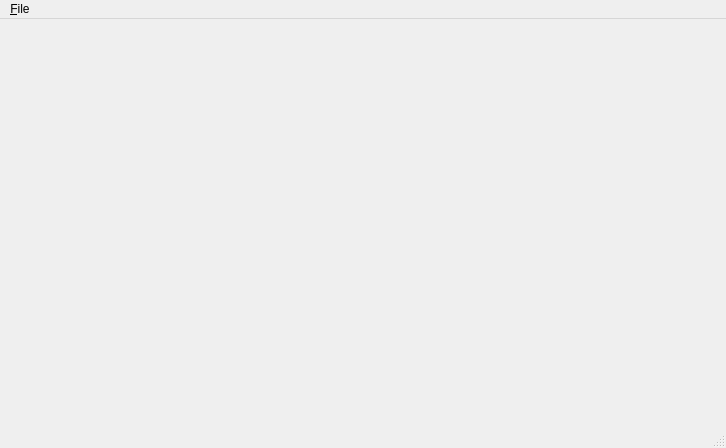
<?xml version="1.0" encoding="UTF-8"?>
<ui version="4.0">
 <class>MainWindow</class>
 <widget class="QMainWindow" name="MainWindow">
  <property name="geometry">
   <rect>
    <x>0</x>
    <y>0</y>
    <width>726</width>
    <height>448</height>
   </rect>
  </property>
  <property name="windowTitle">
   <string>MainWindow</string>
  </property>
  <widget class="ImageView" name="centralwidget"/>
  <widget class="QMenuBar" name="menubar">
   <property name="geometry">
    <rect>
     <x>0</x>
     <y>0</y>
     <width>726</width>
     <height>18</height>
    </rect>
   </property>
   <widget class="QMenu" name="menu_File">
    <property name="title">
     <string>&amp;File</string>
    </property>
    <addaction name="action_file_open"/>
   </widget>
   <addaction name="menu_File"/>
  </widget>
  <widget class="QStatusBar" name="statusbar"/>
  <action name="action_file_open">
   <property name="text">
    <string>&amp;Open...</string>
   </property>
  </action>
 </widget>
 <customwidgets>
  <customwidget>
   <class>ImageView</class>
   <extends>QWidget</extends>
   <header>ImageView.h</header>
   <container>1</container>
  </customwidget>
 </customwidgets>
 <resources/>
 <connections/>
</ui>
